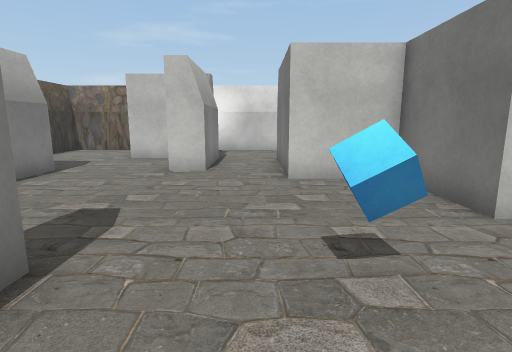
View 1 (above)

24 first-person views from a walk through a Unity game level. The camera is 1.3 m above the floor, tilts 10° down and sees 80° across. The floor is counted in squares, 1 m on a side. Each view is taken from the middle of a square. On the plan, view 1 faces up. The plan holds only what a view shows up to about 14 squares ahead; the rest is blank. The place goes on beyond the plan. The player character is not drawn. Some surface patterns are stand-ins.

View 2
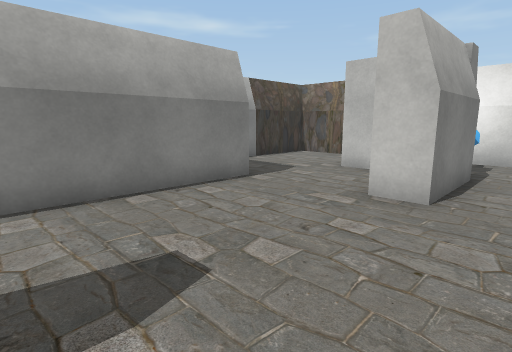

View 3
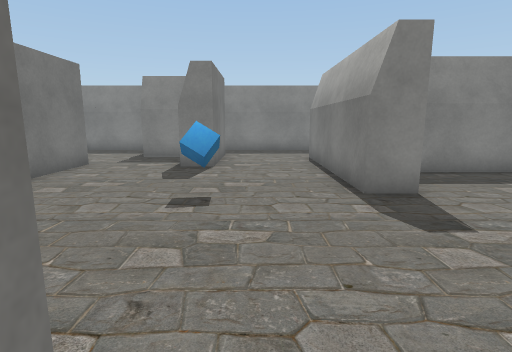

View 4
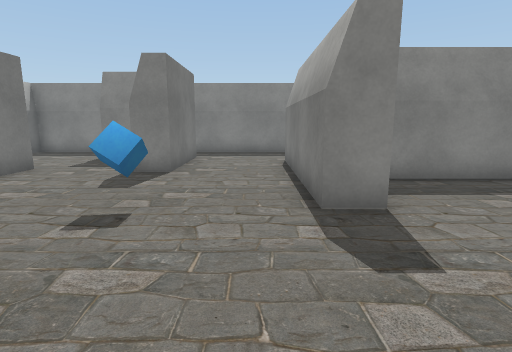

View 5
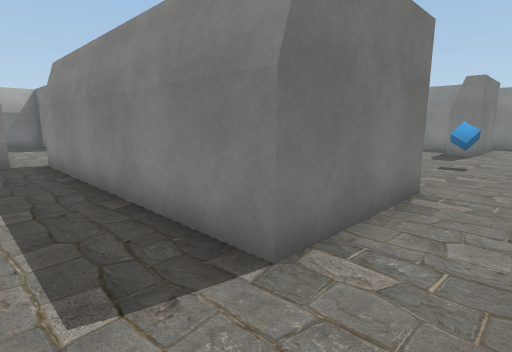

View 6
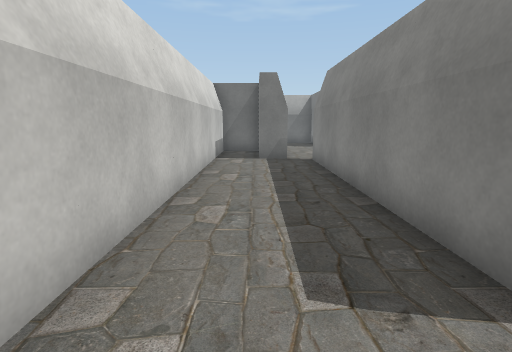

View 7
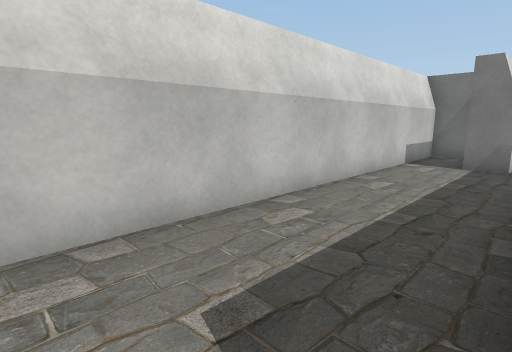

View 8
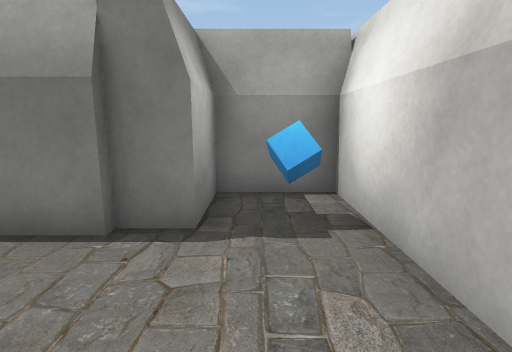

View 9
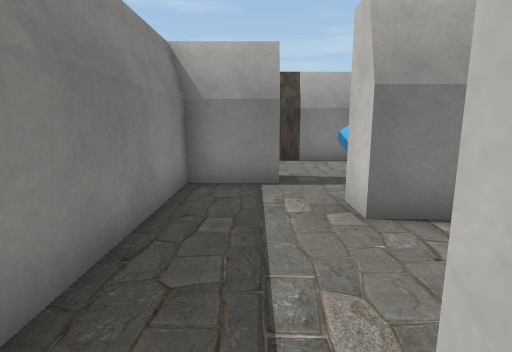

View 10
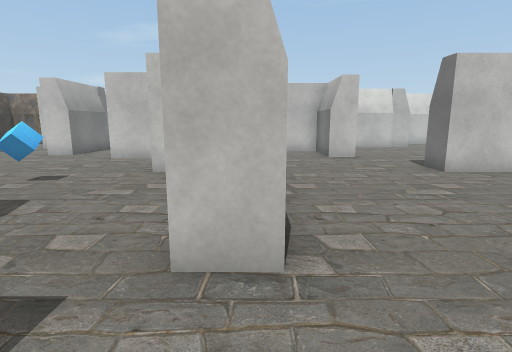

View 11
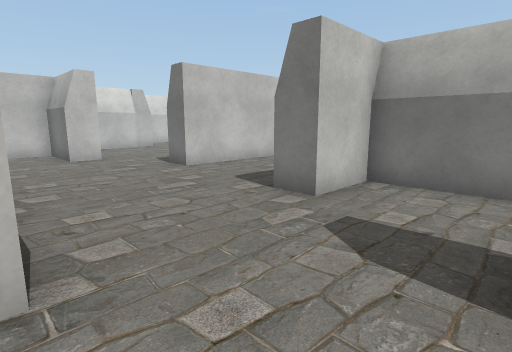

View 12
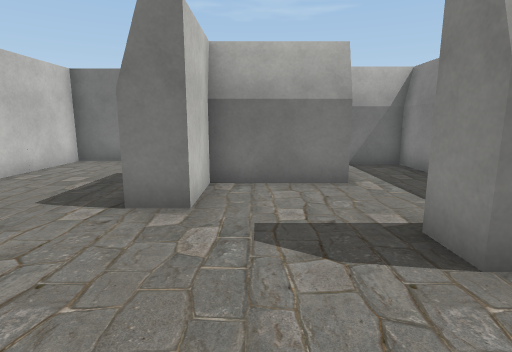

View 13
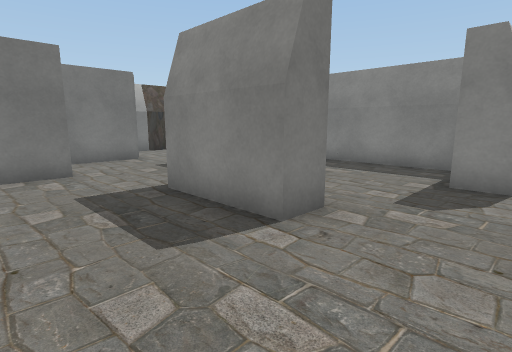

View 14
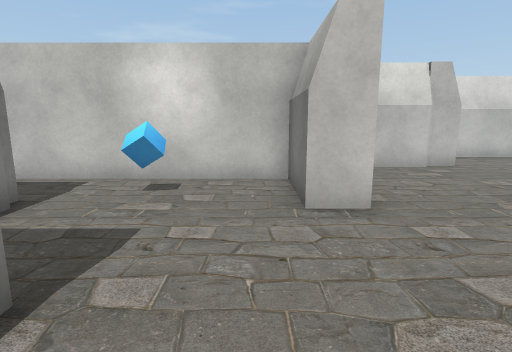

View 15
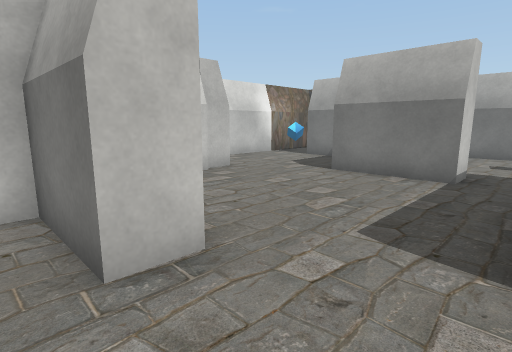

View 16
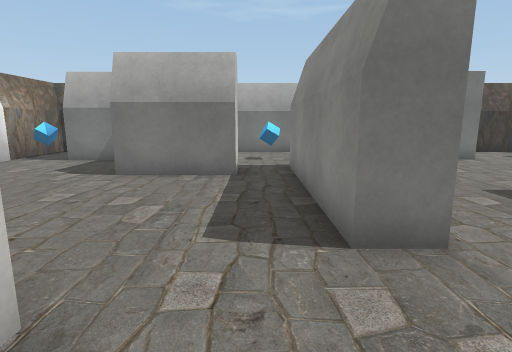

View 17
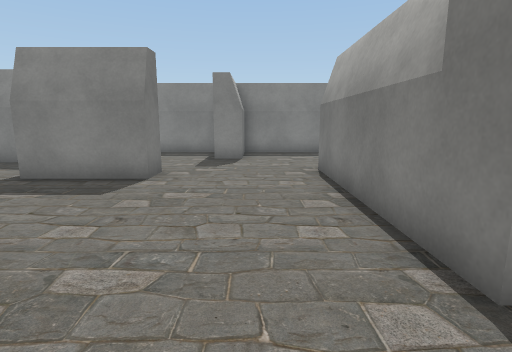

View 18
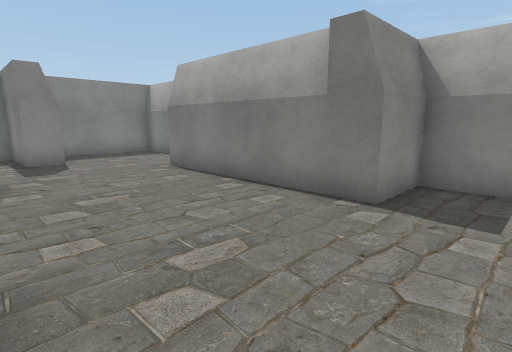

View 19
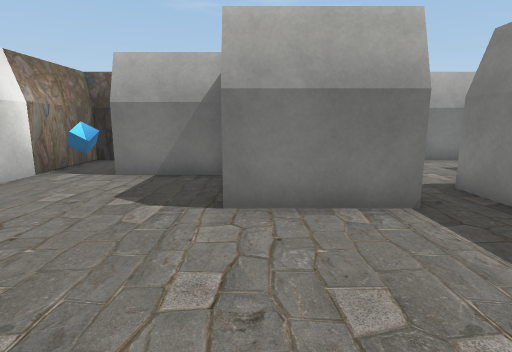

View 20
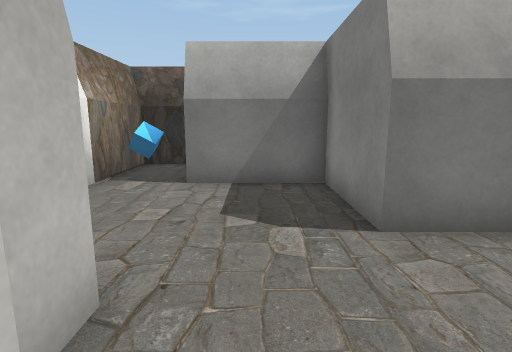

View 21
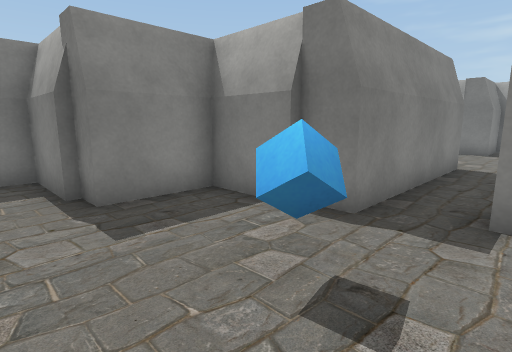

View 22
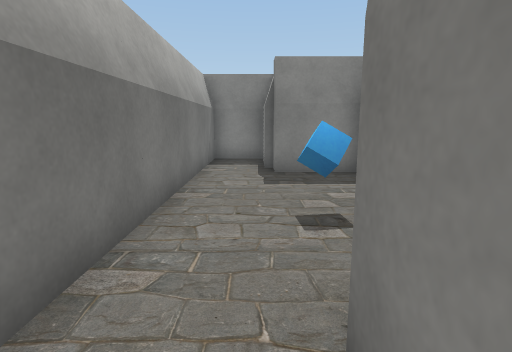

View 23
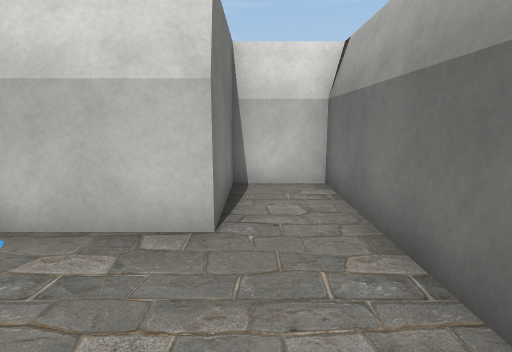

View 24
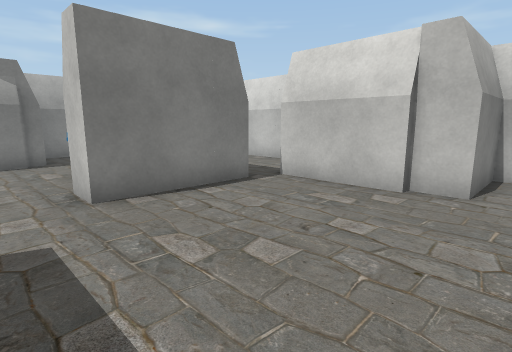

### Floor plan
Ten units are one square. View 1 is at (0, 0); x grows to the right and y downward. Boxes are objects, and circles mark ways between rooms. Rooms are numbered by the first view taken in them; rooms with no view inside come last. Other rooms are left out.
<svg viewBox="-90 -150 310 220">
<path fill="none" stroke="#000" d="M33 -39 33 -70 7 -70 7 -110 98 -110M-31 -25 -20 -25 -20 35 -30 35M-14 -114 -14 -83 -24 -83M-55 -83 -55 -34M-31 -113 -46 -113M-55 0 -40 0M52 15 52 -10M12 45 12 10 23 10M-64 -145 -85 -145 -85 -111M100 -119 100 -129M-45 56 -45 65 16 65M130 -129 130 -145 -36 -145 -36 -123 -16 -123 -16 -113M125 41 125 10 105 10 105 0 135 0M162 -9 162 -40 110 -40 110 -50M158 30 165 30M45 46 45 65 85 65 85 40 95 40 95 65 155 65 155 49M98 -75 88 -75 88 -100 24 -100M28 35 43 35M187 19 187 -5M42 -76 42 -50 62 -50 62 15 52 15M40 -81 40 -75M18 -93 18 -84M110 -50 170 -50M166 -65 155 -65 155 -95M131 -119 100 -119M140 -121 130 -121M98 -110 98 -75M170 -50 170 -40M172 -40 172 -20 195 -20 195 -12M197 -14 197 10 215 10 215 -115 195 -115 195 -85 170 -85M155 -95 185 -95 185 -125M215 -131 215 -145 140 -145 140 -121"/>
<rect x="-25" y="-145" width="10" height="10" fill="#bbb"><title>blue cube</title></rect>
<rect x="5" y="-35" width="10" height="10" fill="#bbb"><title>blue cube</title></rect>
<rect x="55" y="-95" width="10" height="10" fill="#bbb"><title>blue cube</title></rect>
<rect x="185" y="-65" width="10" height="10" fill="#bbb"><title>blue cube</title></rect>
<rect x="185" y="-145" width="10" height="10" fill="#bbb"><title>blue cube</title></rect>
<circle cx="35" cy="10" r="3" fill="#2a7"/>
<circle cx="110" cy="-65" r="3" fill="#2a7"/>
<circle cx="160" cy="-60" r="3" fill="#2a7"/>
<circle cx="155" cy="-105" r="3" fill="#2a7"/>
<text x="0" y="-60">1</text>
<text x="100" y="0">2</text>
<text x="130" y="-80">3</text>
<text x="200" y="-60">4</text>
<text x="170" y="-120">5</text>
</svg>
Room 1 opens to room 2. Room 2 opens to room 3. Room 3 opens to room 4. Room 3 opens to room 5.

Where each view was taken, in squares from view 1:
view 1: 0 up, 0 right, facing up
view 2: 3 up, 0 right, facing up-left
view 3: 8 up, 0 right, facing down
view 4: 7 up, 1 left, facing down
view 5: 13 up, 1 left, facing down-right
view 6: 13 up, 1 left, facing right
view 7: 11 up, 0 right, facing up-right
view 8: 13 up, 2 right, facing left
view 9: 5 down, 2 right, facing left
view 10: 4 down, 6 right, facing up
view 11: 4 down, 6 right, facing up-right
view 12: 2 down, 6 right, facing right
view 13: 3 up, 8 right, facing down-right
view 14: 3 up, 8 right, facing up
view 15: 5 up, 8 right, facing up-right
view 16: 6 up, 8 right, facing right
view 17: 7 up, 8 right, facing down
view 18: 7 up, 11 right, facing down-left
view 19: 9 up, 11 right, facing right
view 20: 11 up, 12 right, facing right
view 21: 7 up, 21 right, facing down-left
view 22: 10 up, 20 right, facing down
view 23: 5 up, 20 right, facing up
view 24: 6 up, 15 right, facing up-left
